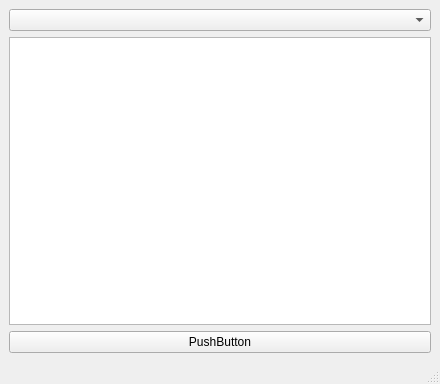
<?xml version="1.0" encoding="UTF-8"?>
<ui version="4.0">
 <class>MainWindow</class>
 <widget class="QMainWindow" name="MainWindow">
  <property name="geometry">
   <rect>
    <x>0</x>
    <y>0</y>
    <width>440</width>
    <height>384</height>
   </rect>
  </property>
  <property name="windowTitle">
   <string>MainWindow</string>
  </property>
  <widget class="QWidget" name="centralwidget">
   <layout class="QVBoxLayout" name="verticalLayout_2">
    <item>
     <layout class="QVBoxLayout" name="verticalLayout">
      <item>
       <widget class="QComboBox" name="comboBox"/>
      </item>
      <item>
       <widget class="QListWidget" name="listWidget"/>
      </item>
      <item>
       <widget class="QPushButton" name="pushButton">
        <property name="text">
         <string>PushButton</string>
        </property>
       </widget>
      </item>
     </layout>
    </item>
   </layout>
  </widget>
  <widget class="QMenuBar" name="menubar">
   <property name="geometry">
    <rect>
     <x>0</x>
     <y>0</y>
     <width>440</width>
     <height>21</height>
    </rect>
   </property>
  </widget>
  <widget class="QStatusBar" name="statusbar"/>
 </widget>
 <resources/>
 <connections/>
</ui>
